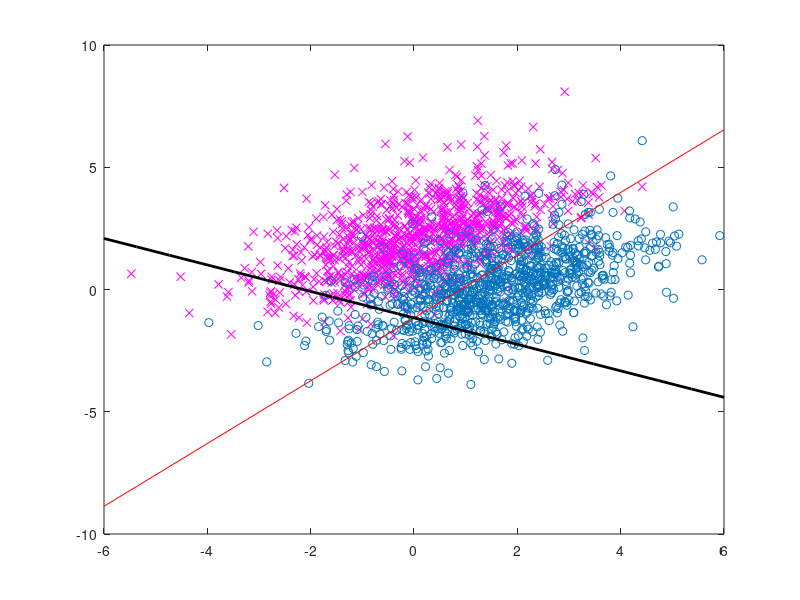

The MATLAB script that drew this image:
N = 1000;
X=randn(N,2);
var_x = var(X);
M = mean(X);
C = [2,1;1,2];
a = chol(C);
Xn =  X*a;
var_xn = var(Xn);
Mn = mean(Xn);
m1 = [0 2];
m2 = [1.5 0];
%X1 = X + kron(ones(N,1),m1);
%X2 = X + kron(ones(N,1),m2);
X1 = Xn + kron(ones(N,1),m1);
X2 = Xn + kron(ones(N,1),m2);
var_x1 = var(X1);
M1 = (mean(X1))';
var_x2 = var(X2);
M2 = (mean(X2))';
%plot(X(:,1),X(:,2),'c.',X1(:,1),X1(:,2),'mx',X2(:,1),X2(:,2),'o');
%plot(X1(:,1),X1(:,2),'mx',X2(:,1),X2(:,2),'o');

%plot(X1(:,1),X1(:,2),'mx',Xtr(:,1),Xtr(:,2),'o',ytr(:,1),ytr(:,2),'d');
%plot(X1(:,1),X1(:,2),'mx',Xtr(:,1),Xtr(:,2),'o',Xts(:,1),Xts(:,2),'d');

%w = randn(3,1);

w = 2*inv(C)*(m2-m1)';

b = m1*inv(C)*m1' - m2*inv(C)*m2';

k = -b/(w(1)/w(2));

x=linspace(-6,6,20);
y = k*x - b;

%plot(X1(:,1),X1(:,2),'mx',X2(:,1),X2(:,2),'o', x, y, 'r', 'LineWidth', 2);
%axis([-5 5 -5 5]); grid on;

wd = randn(3,1);
ii = randperm(N);

XS1 = [X1 ones(N,1)];
XS2 = [X2 ones(N,1)];
Xtrn1 = ones(N/2,3);
ytrn1 = ones(N/2,1);
Xtrn2 = ones(N/2,3);
ytrn2 = ones(N/2,1);

for j = 1: N/2
    Xtrn1(j) = XS1(ii(j));
end

% Xtrn1 = XS1(ii(1:N/2),:);
% ytrn1 = ones(N/2,1);
% 
% Xtrn2 = XS2(ii(1:N/2),:);
% ytrn2 = (-1)*ones(N/2,1);

for j = 1: N/2
    Xtrn2(j) = XS2(ii(j));
end

eta = 0.0005;
for iter = 1 : 500
    j = ceil(rand*N/2);
    if (ytrn1(j)*Xtrn1(j,:)*wd<0)
        wd = wd +eta*ytrn1(j)*Xtrn1(j,:)';
    end
end

for iter = 1 : 500
    j = ceil(rand*N/2);
    if (ytrn2(j)*Xtrn2(j,:)*wd>0)
        wd = wd +eta*ytrn2(j)*Xtrn2(j,:)';
    end
end

Xtst1 = ones(N/2,3);
ytst1 = ones(N/2,1);
Xtst2 = ones(N/2,3);
ytst2 = ones(N/2,1);

for j = N/2+1 : N
    Xtst1(j) = XS1(ii(j));
end

for j = N/2+1 : N
    Xtst2(j) = XS2(ii(j));
end

wp = 0;

for iter = 1 : 500
    j = ceil(rand*N/2);
    if (ytst1(j)*Xtst1(j,:)*wd<0)
        wp = wp + 1;
    end
end

for iter = 1 : 500
    j = ceil(rand*N/2);
    if (ytst2(j)*Xtst2(j,:)*wd>0)
        wp = wp + 1;
    end
end


wp  = 100*wp/N;

disp(wp)
% 

xs = linspace(-6,6,20);
ys = (-1)*(wd(1)/wd(2))*xs - wd(3);

%plot(X1(:,1),X1(:,2),'mx',X2(:,1),X2(:,2),'o', x, y, 'r', xs, ys, 'k', 'LineWidth', 2);
plot(XS1(:,1),XS1(:,2),'mx',XS2(:,1),XS2(:,2),'o', x, y, 'r', xs, ys, 'k', 'LineWidth', 2);


